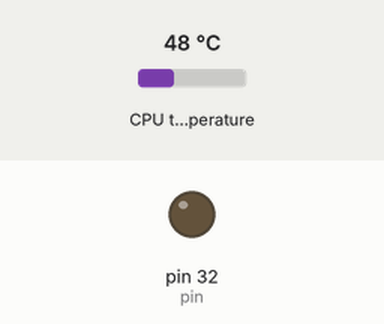
A program run on a simulated Raspberry Pi (header pin numbers). On the bench: output pins drawn as LEDs (lit = HIGH). The inputs (shaded band) are chosen by the test bench; at power-on: CPU temperature 48 °C.

Above: at 1.2 s.
1.3 s: CPU temperature set to 59 °C
7.3 s: CPU temperature set to 62 °C
At 10.8 s:
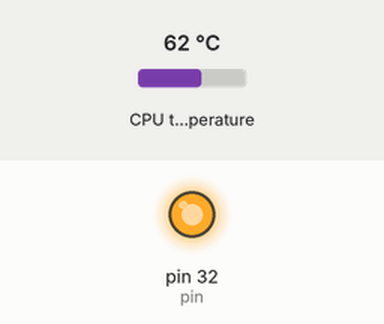
13.3 s: CPU temperature set to 51 °C
19.3 s: CPU temperature set to 48 °C
At 20.7 s:
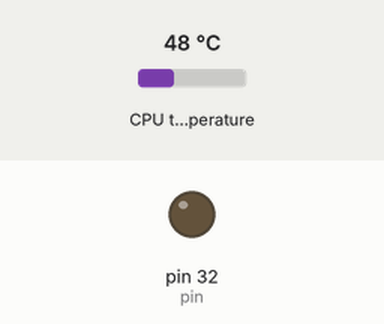
25.3 s: CPU temperature set to 71 °C
At 30.6 s:
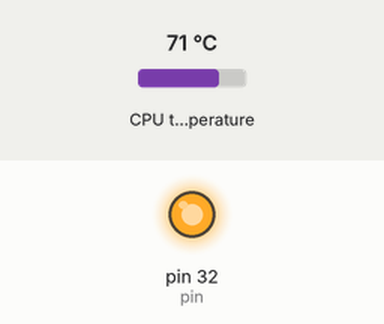
Timing chart, 0 to 32.1 s (numbered marks = the images above; inputs shaded):
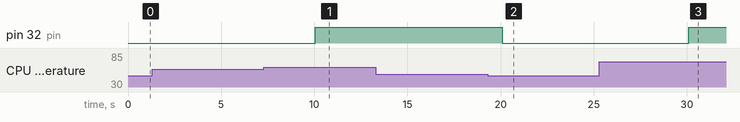

Measured:
- the behaviour switches between 60 and 61 °C on CPU temperature (found by bisection; images 0 and 1)
- the behaviour switches between 50 and 49 °C on CPU temperature (found by bisection; images 1 and 2)
- after the input at 1.3 s, every drawn part: stays the same
- after the input at 7.3 s, pin 32 (pin): LOW → HIGH after 2.7 s
- after the input at 13.3 s, every drawn part: stays the same
- after the input at 19.3 s, pin 32 (pin): HIGH → LOW after 0.78 s
- after the input at 25.3 s, pin 32 (pin): LOW → HIGH after 4.8 s

The program:

control.py
```python
#!/usr/bin/env python
# Original Author: Edoardo Paolo Scalafiotti <edoardo849@gmail.com>
# Modified to work on libreElec by Gary Beldon

import os
import time
import signal
import sys
sys.path.append('/storage/.kodi/addons/virtual.rpi-tools/lib')
import RPi.GPIO as GPIO
import subprocess

maxTemp = 60 # The temperature in Celsius after which we trigger the fan
minTemp = 50 # Temp when we turn the fan off
sleepTime = 5 # Read the temperature every n sec, increase or decrease this limit if you want

#logfile = "/storage/.kodi/temp/power.log"
pin = 32 # The pin ID, edit here to change it
fanRunning = False

def setup():
    GPIO.setwarnings(False)
    GPIO.setmode(GPIO.BOARD)
    GPIO.setup(pin, GPIO.OUT)
#    logging("Initializing.")
    return()

def getCPUtemperature():
    temp = subprocess.check_output(['vcgencmd', 'measure_temp'])[5:-3]
    return temp
def fanON():
    GPIO.output(pin, True)
    return()
def fanOFF():
    GPIO.output(pin, False)
    return()
def checkTemp():
    global fanRunning
    CPUtemp = float(getCPUtemperature())
    if fanRunning==False and CPUtemp>maxTemp:
        fanRunning = True
        fanON()
#        logging("Temp=" + str(CPUtemp) + "C. Switching fan On.")
    if fanRunning==True and CPUtemp<minTemp:
        fanRunning = False
        fanOFF()
#        logging("Temp=" + str(CPUtemp) + "C. Switching fan Off.")
    return()
def logging(message):
    logfilehandle=open(logfile,'a')
    logfilehandle.write(time.strftime("%c") + " :- " + message + "\n")
    logfilehandle.close()
    return();

try:
    setup()
    while True:
        checkTemp()
        time.sleep(sleepTime)

except KeyboardInterrupt: # trap a CTRL+C keyboard interrupt
#    logging("Terminating.")
    GPIO.cleanup() # resets all GPIO ports used by this program
```
